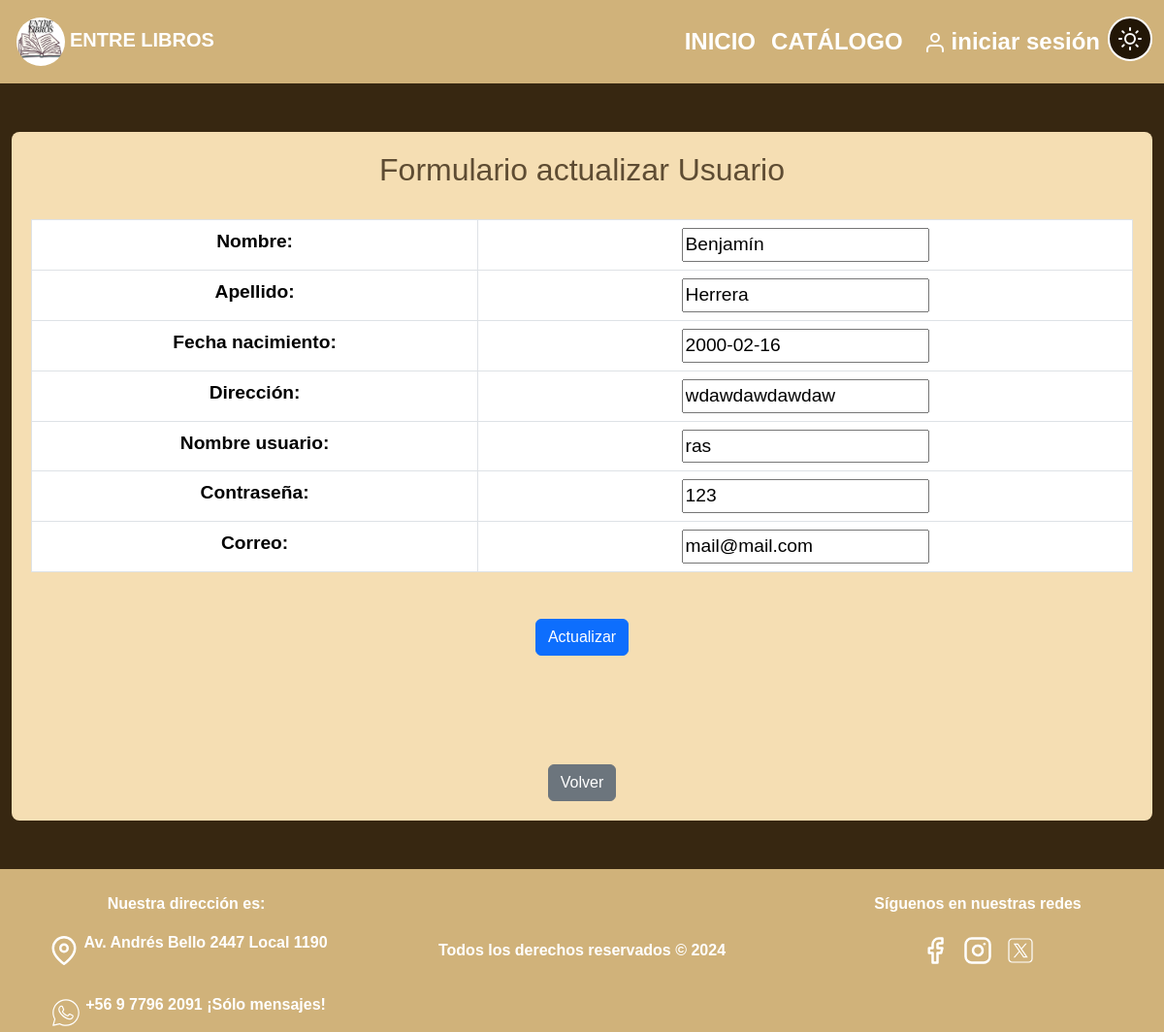
The app's page /entreLibros/usuarios_edit/4 with its own data.
### entreLibros/models.py (models this page shows, shortened)
class Usuario(models.Model):
    id_usuario      = models.AutoField(primary_key=True)
    nombre          = models.CharField(max_length=30)
    apellido        = models.CharField(max_length=30)
    fec_nac         = models.DateField(blank=False, null=False)
    direccion       = models.CharField(max_length=100)
    user_name       = models.CharField(max_length=20)
    correo          = models.EmailField(max_length=100)
    password        = models.CharField(max_length=100)

### entreLibros/views.py (the view)
# urls.py: path('usuarios_edit/<str:pk>',views.usuarios_edit,name='usuarios_edit'),
def usuarios_edit(request,pk):
    try:
        usuario = Usuario.objects.get(id_usuario=pk)
        context = {}
        if usuario:
            print("Edit encontro el usuario...")
            if request.method == "POST":
                print("Edit, es un POST")
                form = UsuarioForm(request.POST, instance=usuario)
                form.save()
                mensaje = "Bien, datos actualizados..."
                print(mensaje)
                context = {'usuario':usuario, 'form':form, 'mensaje':mensaje}
                return render(request, 'entreLibros/usuarios_edit.html', context)
            else:
                print("Edit, NO es un POST")
                form = UsuarioForm(instance=usuario)
                mensaje = ""
                context = {'usuario':usuario, 'form':form, 'mensaje':mensaje}
                return render(request, 'entreLibros/usuarios_edit.html', context)
    except:
        print("Error, id no existe...")
        usuarios = Usuario.objects.all()
        mensaje = "Error, id no existe"
        context = {'mensaje':mensaje, 'usuarios':usuarios}
        return render(request, 'entreLibros/usuarios_list.html', context)

### entreLibros/forms.py
class UsuarioForm(ModelForm):
    class Meta:
        model = Usuario
        fields = ["nombre","apellido","fec_nac","direccion","user_name","password","correo"]
        labels = {'nombre':'Nombre', 'fec_nac':'Fecha nacimiento', 'direccion':'Dirección', 'user_name':'Nombre usuario','password':'Contraseña'}

### entreLibros/templates/entreLibros/usuarios_edit.html (shortened to what this page needs)
<!DOCTYPE html>
<html lang="es">
  <head>
    {% load static %}
    <link rel="stylesheet" href="{% static 'CSS/style.css'%}" />
    <link rel="stylesheet" href="{% static 'CSS/styleCrud.css' %}" />
    <link rel="stylesheet" href="{% static 'CSS/styleAdd.css' %}" />
    <link
      href="https://cdn.jsdelivr.net/npm/bootstrap@5.3.3/dist/css/bootstrap.min.css"
      rel="stylesheet"
    />
  </head>
  <body>
    <nav
      id="navbar"
      class="navbar navbar-expand-lg text-uppercase fw-bold light-mode-footer"
    >
      <div class="container-fluid">
        <a class="navbar-brand" href="index.html"
          ><img
            src="{% static 'assets/ENTRE LIBROS.png' %}"
            class="rounded-circle"
            style="width: 60px"
          />Entre Libros</a
        >
        <div class="collapse navbar-collapse" id="navbarSupportedContent">
          <ul class="navbar-nav mb-2 mb-lg-0 fs-4 ms-auto">
            <li class="nav-item">
              <a class="nav-link active" aria-current="page" href="index.html"
                >Inicio</a
              >
            </li>
            <li class="nav-item">
              <a class="nav-link active" href="catalogo.html">Catálogo</a>
            </li>
            <li class="nav-item">
              <a class="nav-link active text-lowercase" href="login.html"
                ><img src="{% static 'assets/user.svg' %}" alt="" />iniciar
                sesión</a
              >
            </li>
            <li>
              <button
                class="btn fw-bold margin-left-3 rounded-circle p-1"
                id="modo-btn"
                style="
                  background-color: #221606;
                  border: white 2px;
                  border-style: solid;
                "
                onclick="toggleTheme()"
              >
                <img src="{% static 'assets/sun.svg' %}" alt="" />
              </button>
            </li>
          </ul>
        </div>
      </div>
    </nav>
    <div class="container-fluid">
      <div class="contenido" id="contenido">
        <div class="text-center">
          {% if usuario %}
          <h2>Formulario actualizar Usuario</h2>
          <br />
          <form action="" method="POST">
            <div class="table-responsive">
              <table class="table table-bordered">
                {{ form.as_table }}
              </table>
            </div>
            <button
              type="submit"
              name="opcion"
              class="btn btn-primary btn-block mt-5"
            >
              Actualizar
            </button>
          </form>
          <br /><br />
          {% endif %}
          <br /><br />
          <div class="text-center">
            <a href="{% url 'crud_usuarios' %}" class="btn btn-secondary"
              >Volver</a
            >
          </div>
        </div>
      </div>
    </div>
    <footer id="footer" class="light-mode-footer">
      <div class="row">
        <div class="col-4 text-center">
          <br />
          <p>Nuestra dirección es:</p>
          <div class="direccion d-flex justify-content-center">
            <a
              href="https://www.google.com/maps/place/Andr%C3%A9s+Bello+2447,+Local+1190,+7510689+Providencia,+Regi%C3%B3n+Metropolitana"
              ><img
                class="iconoFooter"
                src="{% static 'assets/map-pin.svg' %}"
                class="p-3"
              />
            </a>
            <p>Av. Andrés Bello 2447 Local 1190</p>
          </div>
          <br />
          <div class="telefono d-flex justify-content-center">
            <a href="https://web.whatsapp.com/"
              ><img
                class="iconoFooter"
                src="{% static 'assets/icons8-whatsapp(blanco).svg' %}"
                alt=""
            /></a>
            <p>+56 9 7796 2091 ¡Sólo mensajes!</p>
          </div>
        </div>
        <div class="mt-5 col-4">
          <br />
          <p>Todos los derechos reservados © 2024</p>
        </div>
        <div class="col-4">
          <br />
          <p>Síguenos en nuestras redes</p>
          <a href="https://www.facebook.com/"
            ><img
              class="iconoFooter"
              src="{% static 'assets/facebook.svg' %}"
              class="p-3"
              alt=""
          /></a>
          <a href="https://www.instagram.com/"
            ><img
              class="iconoFooter"
              src="{% static 'assets/instagram.svg' %}"
              class="p-3"
              alt=""
          /></a>
          <a href="https://x.com/"
            ><img
              class="iconoFooter"
              src="{% static 'assets/icons8-twitterx.svg' %}"
              class="p-3"
              alt=""
          /></a>
        </div>
      </div>
    </footer>
  </body>
</html>

### static/CSS/style.css (style rules this page uses)
body { margin: 0 !important; padding: 0 !important; font-family: "Franklin Gothic Medium", "Arial Narrow", Arial, sans-serif !important; min-height: 100vh; width: 100%; }
.contenido { min-height: 80vh; width: 100%; background-color: wheat; transition: background-color 0.5s; }
.light-mode { background-color: wheat; color: #372711cb; }
.light-mode-footer { background-color: #d0b27a; color: white; font-weight: bold; }
.navbar img { padding: 5px; transition: transform 0.3s ease; }
footer { width: 100%; min-height: 20vh; color: white; text-align: center; background-color: rgb(124, 67, 29); overflow: hidden; }
.iconoFooter { width: 40px; padding: 5px; transition: transform 0.3s ease; }

### static/CSS/styleCrud.css (style rules this page uses)
body { margin: 0 !important; padding: 0 !important; }
table { margin: auto !important; padding: 100px !important; font-size: larger !important; }

### static/CSS/styleAdd.css (style rules this page uses)
body { background-color: #372711 !important; }
.contenido { margin: 50px auto; padding: 20px; border-radius: 8px; }

### records on screen
Usuario: nombre "Benjamín", apellido "Herrera", fec_nac "2000-02-16", direccion "wdawdawdawdaw", user_name "ras", password "123", correo "mail@mail.com"
